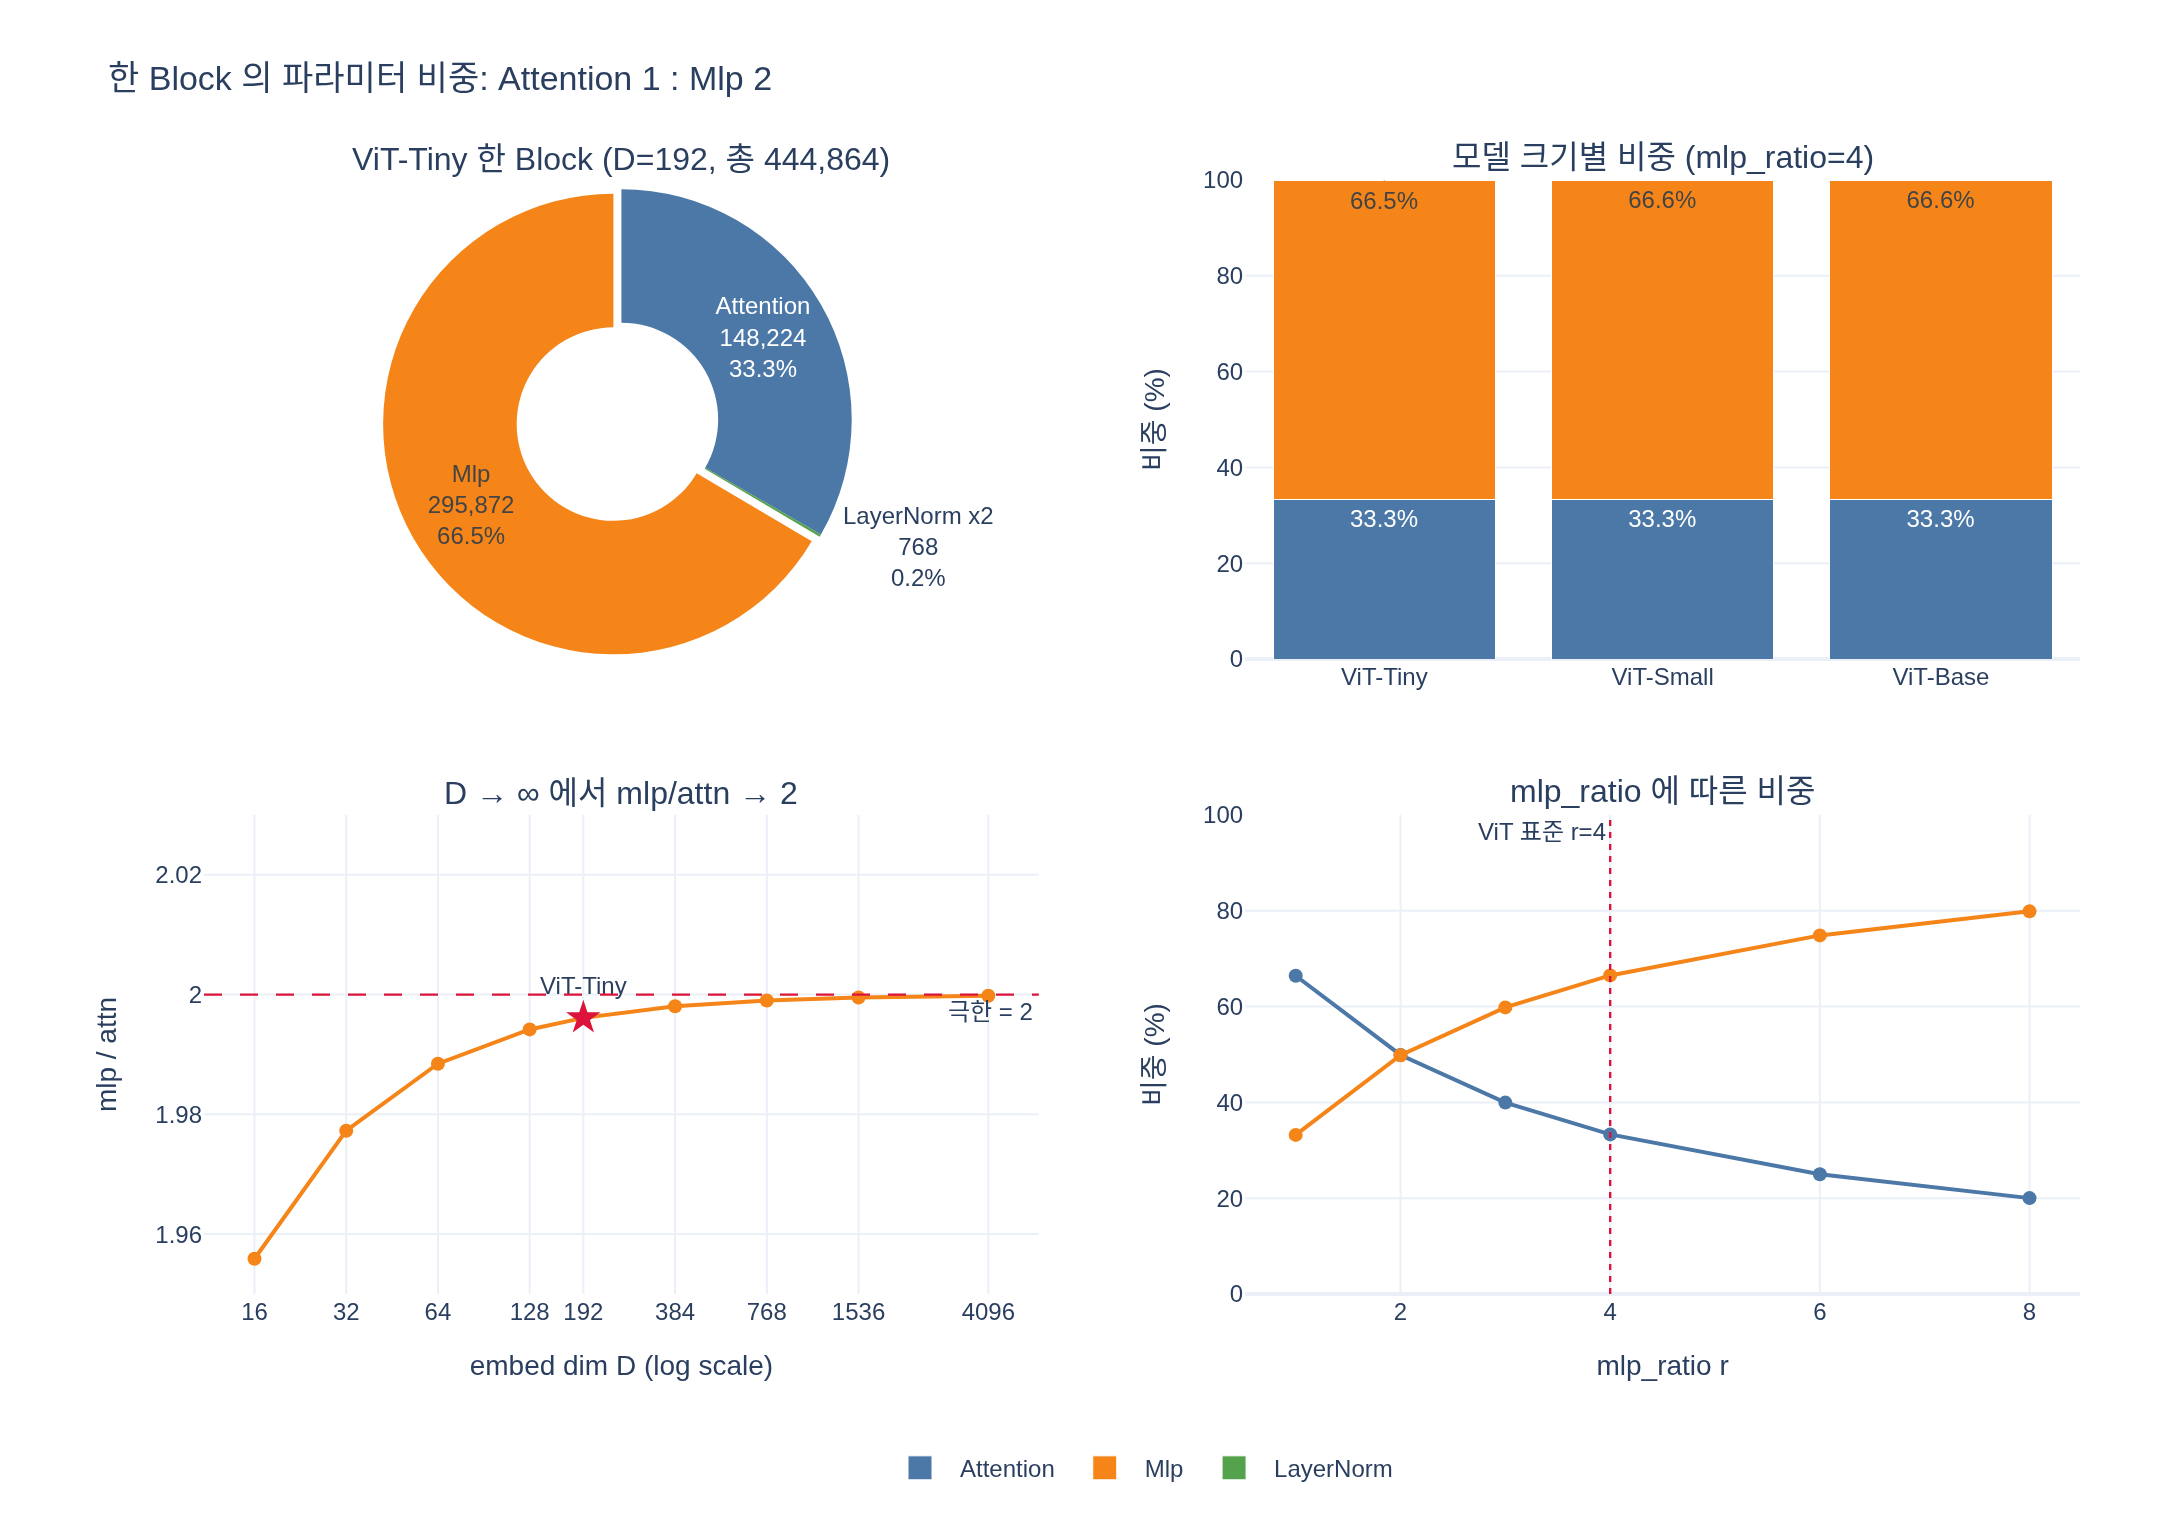

The script that drew this image:
# %% [markdown]
# # 한 `Block` 안에서 Attention과 Mlp의 파라미터 비중은?
#
# **한 줄 답**: ViT-Tiny($D=192$) 기준 **Attention 148,224 (33.3%)**,
# **Mlp 295,872 (66.5%)**, **LayerNorm 768 (0.2%)**.
# 즉 어텐션 $4D^2$ vs MLP $8D^2$ 이므로 **MLP가 블록의 약 2/3** 를 차지한다.
#
# 이 노트북에서 확인할 것:
#
# 1. 실제 DINO `Block` 을 만들어 하위 모듈별 파라미터 수를 세고 카드 숫자를 재현
# 2. 해석식 $4D^2+4D$ / $8D^2+5D$ / $4D$ 와 정확히 일치하는지 대조
# 3. $D \to \infty$ 에서 Mlp:Attention 비율이 $2:1$ 로 수렴함을 확인
# 4. `mlp_ratio` 를 바꾸면 비중이 어떻게 움직이는지
# 5. ViT-Tiny / Small / Base 세 크기의 비중 표

# %%
import sys
from pathlib import Path

import torch
import torch.nn as nn

# DINO 저장소를 import 경로에 추가 (스크립트 단독 실행 가능하도록)
DINO_ROOT = Path("/home/sungwoo/projects/swcho/dino")
if str(DINO_ROOT) not in sys.path:
    sys.path.insert(0, str(DINO_ROOT))

from vision_transformer import Attention, Block, Mlp  # noqa: E402

HERE = Path(__file__).resolve().parent if "__file__" in globals() else Path.cwd()


def _show(fig):
    try:
        from IPython import get_ipython
        if get_ipython() is not None:  # VSCode 셀/Jupyter에서만 렌더링
            fig.show()
    except ImportError:
        pass


def nparams(m: nn.Module) -> int:
    return sum(p.numel() for p in m.parameters())


torch.manual_seed(0)
print("torch", torch.__version__)
print("DINO  ", DINO_ROOT)
# 출력: torch 2.4.0+cu121
# 출력: DINO   /home/sungwoo/projects/swcho/dino

# %% [markdown]
# ## 1. 해석식부터
#
# `Block` 은 pre-norm residual 두 겹이다.
#
# $$
# \begin{aligned}
# x &\leftarrow x + \mathrm{Attn}(\mathrm{LN}_1(x)) \\
# x &\leftarrow x + \mathrm{Mlp}(\mathrm{LN}_2(x))
# \end{aligned}
# $$
#
# | 서브모듈 | 가중치 | 파라미터 수 |
# |---|---|---|
# | `attn.qkv` | $\mathbb{R}^{3D \times D}$ + bias $3D$ | $3D^2 + 3D$ |
# | `attn.proj` | $\mathbb{R}^{D \times D}$ + bias $D$ | $D^2 + D$ |
# | **`attn` 합** | | $\;\mathbf{4D^2 + 4D}$ |
# | `mlp.fc1` | $\mathbb{R}^{4D \times D}$ + bias $4D$ | $4D^2 + 4D$ |
# | `mlp.fc2` | $\mathbb{R}^{D \times 4D}$ + bias $D$ | $4D^2 + D$ |
# | **`mlp` 합** | | $\;\mathbf{8D^2 + 5D}$ |
# | `norm1`, `norm2` | 각 weight+bias $2D$ | $\;\mathbf{4D}$ |
# | **총합** | | $12D^2 + 13D$ |
#
# `drop_path` 는 파라미터가 0개(`DropPath`/`Identity`)이므로 집계에 기여하지 않는다.
#
# 어텐션의 head 분할은 **파라미터 수를 바꾸지 않는다** — $D$ 를 `num_heads` 개로 쪼개
# 쓸 뿐이라 `qkv`/`proj` 의 크기는 그대로다. 그래서 아래 숫자들은 `num_heads` 와 무관하다.

# %%
D, HEADS = 192, 3  # ViT-Tiny

block = Block(dim=D, num_heads=HEADS, mlp_ratio=4.0, qkv_bias=True,
              drop_path=0.1, norm_layer=lambda d: nn.LayerNorm(d, eps=1e-6))
block.eval()

rows = [(name, type(m).__name__, nparams(m)) for name, m in block.named_children()]
total = sum(n for _, _, n in rows)

print(f"ViT-Tiny Block (D={D}, num_heads={HEADS}, mlp_ratio=4)")
print(f"{'child':<11s}{'class':<12s}{'params':>10s}  {'비중':>7s}")
for name, cls, n in rows:
    print(f"{name:<11s}{cls:<12s}{n:>10,d}  {100*n/total:6.2f}%")
print(f"{'합계':<23s}{total:>10,d}  {100.0:6.2f}%")
# 출력: ViT-Tiny Block (D=192, num_heads=3, mlp_ratio=4)
# 출력: child      class           params       비중
# 출력: norm1      LayerNorm          384    0.09%
# 출력: attn       Attention      148,224   33.32%
# 출력: drop_path  DropPath             0    0.00%
# 출력: norm2      LayerNorm          384    0.09%
# 출력: mlp        Mlp            295,872   66.51%
# 출력: 합계                        444,864  100.00%

# %% [markdown]
# `norm1` + `norm2` 를 묶으면 카드의 세 숫자가 그대로 나온다.

# %%
n_attn = nparams(block.attn)
n_mlp = nparams(block.mlp)
n_ln = nparams(block.norm1) + nparams(block.norm2)
tot = n_attn + n_mlp + n_ln

print("카드 숫자 재현:")
for label, n in [("Attention", n_attn), ("Mlp", n_mlp), ("LayerNorm x2", n_ln)]:
    print(f"  {label:<13s}{n:>9,d}  ({100*n/tot:5.1f}%)")
print(f"  {'합계':<13s}{tot:>9,d}")

assert (n_attn, n_mlp, n_ln) == (148_224, 295_872, 768)
print("\n(148,224 / 295,872 / 768) 일치 ✔")
print(f"Mlp / Attention = {n_mlp / n_attn:.4f}   (≈ 2)")
# 출력: 카드 숫자 재현:
# 출력:   Attention      148,224  ( 33.3%)
# 출력:   Mlp            295,872  ( 66.5%)
# 출력:   LayerNorm x2       768  (  0.2%)
# 출력:   합계             444,864
# 출력:
# 출력: (148,224 / 295,872 / 768) 일치 ✔
# 출력: Mlp / Attention = 1.9961   (≈ 2)

# %% [markdown]
# ## 2. 텐서 하나하나로 분해
#
# 위의 33.3 : 66.5 가 어디서 오는지 파라미터 텐서 단위로 펼쳐 본다.

# %%
print(f"{'parameter':<18s}{'shape':<16s}{'numel':>10s}  해석식")
formula = {
    "attn.qkv.weight": "3D^2", "attn.qkv.bias": "3D",
    "attn.proj.weight": "D^2", "attn.proj.bias": "D",
    "mlp.fc1.weight": "4D^2", "mlp.fc1.bias": "4D",
    "mlp.fc2.weight": "4D^2", "mlp.fc2.bias": "D",
    "norm1.weight": "D", "norm1.bias": "D",
    "norm2.weight": "D", "norm2.bias": "D",
}
for name, p in block.named_parameters():
    print(f"{name:<18s}{str(tuple(p.shape)):<16s}{p.numel():>10,d}  {formula[name]}")
# 출력: parameter         shape                numel  해석식
# 출력: norm1.weight      (192,)                 192  D
# 출력: norm1.bias        (192,)                 192  D
# 출력: attn.qkv.weight   (576, 192)         110,592  3D^2
# 출력: attn.qkv.bias     (576,)                 576  3D
# 출력: attn.proj.weight  (192, 192)          36,864  D^2
# 출력: attn.proj.bias    (192,)                 192  D
# 출력: norm2.weight      (192,)                 192  D
# 출력: norm2.bias        (192,)                 192  D
# 출력: mlp.fc1.weight    (768, 192)         147,456  4D^2
# 출력: mlp.fc1.bias      (768,)                 768  4D
# 출력: mlp.fc2.weight    (192, 768)         147,456  4D^2
# 출력: mlp.fc2.bias      (192,)                 192  D

# %% [markdown]
# ## 3. 해석식과의 정확 대조
#
# $D$ 를 여러 값으로 바꿔가며 실측 `numel` 이 항상
# $4D^2+4D$ / $8D^2+5D$ / $4D$ 와 **정확히** 같은지 확인한다.

# %%
def counts_exact(d: int, mlp_ratio: float = 4.0, heads: int = 1):
    """실제 모듈을 만들어 (attn, mlp, ln) 파라미터 수를 센다."""
    a = Attention(d, num_heads=heads, qkv_bias=True)
    m = Mlp(in_features=d, hidden_features=int(d * mlp_ratio))
    ln = 2 * nparams(nn.LayerNorm(d))
    return nparams(a), nparams(m), ln


def counts_formula(d: int):
    return 4 * d * d + 4 * d, 8 * d * d + 5 * d, 4 * d


print(f"{'D':>6s}{'attn(실측)':>12s}{'attn(식)':>12s}"
      f"{'mlp(실측)':>12s}{'mlp(식)':>12s}{'ln':>7s}  일치")
for d in [64, 192, 384, 768, 1024]:
    a, m, l = counts_exact(d)
    fa, fm, fl = counts_formula(d)
    ok = (a, m, l) == (fa, fm, fl)
    print(f"{d:>6d}{a:>12,d}{fa:>12,d}{m:>12,d}{fm:>12,d}{l:>7,d}  {'✔' if ok else '✘'}")
    assert ok, d
print("\n모든 D 에서 해석식과 정확히 일치 ✔")
# 출력:      D    attn(실측)     attn(식)     mlp(실측)      mlp(식)     ln  일치
# 출력:     64      16,640      16,640      33,088      33,088    256  ✔
# 출력:    192     148,224     148,224     295,872     295,872    768  ✔
# 출력:    384     591,360     591,360   1,181,568   1,181,568  1,536  ✔
# 출력:    768   2,362,368   2,362,368   4,722,432   4,722,432  3,072  ✔
# 출력:   1024   4,198,400   4,198,400   8,393,728   8,393,728  4,096  ✔
# 출력:
# 출력: 모든 D 에서 해석식과 정확히 일치 ✔

# %% [markdown]
# ## 4. $D \to \infty$: 비율이 $1:2$ 로 수렴
#
# $$
# \frac{P_{\mathrm{mlp}}}{P_{\mathrm{attn}}}
# = \frac{8D^2 + 5D}{4D^2 + 4D}
# = \frac{8D + 5}{4D + 4} \;\xrightarrow[D \to \infty]{}\; 2
# $$
#
# 그리고 비중은
#
# $$
# \frac{P_{\mathrm{attn}}}{P_{\mathrm{block}}} = \frac{4D^2+4D}{12D^2+13D}
# \to \frac{1}{3},\qquad
# \frac{P_{\mathrm{mlp}}}{P_{\mathrm{block}}} \to \frac{2}{3},\qquad
# \frac{P_{\mathrm{ln}}}{P_{\mathrm{block}}} = \frac{4D}{12D^2+13D} \to 0 .
# $$
#
# bias 항 때문에 작은 $D$ 에서는 살짝 아래에서 접근한다.

# %%
D_SWEEP = [16, 32, 64, 128, 192, 384, 768, 1536, 4096]
sweep = []
for d in D_SWEEP:
    a, m, l = counts_formula(d)
    t = a + m + l
    sweep.append(dict(D=d, attn=a, mlp=m, ln=l, total=t,
                      p_attn=100 * a / t, p_mlp=100 * m / t, p_ln=100 * l / t,
                      ratio=m / a))

print(f"{'D':>6s}{'attn%':>9s}{'mlp%':>9s}{'ln%':>7s}{'mlp/attn':>10s}")
for r in sweep:
    print(f"{r['D']:>6d}{r['p_attn']:>9.3f}{r['p_mlp']:>9.3f}"
          f"{r['p_ln']:>7.3f}{r['ratio']:>10.4f}")
print(f"{'∞':>6s}{100/3:>9.3f}{200/3:>9.3f}{0.0:>7.3f}{2.0:>10.4f}  ← 극한")
# 출력:      D    attn%     mlp%    ln%  mlp/attn
# 출력:     16   33.171   64.878  1.951    1.9559
# 출력:     32   33.249   65.743  1.008    1.9773
# 출력:     64   33.291   66.197  0.512    1.9885
# 출력:    128   33.312   66.430  0.258    1.9942
# 출력:    192   33.319   66.508  0.173    1.9961
# 출력:    384   33.326   66.587  0.087    1.9981
# 출력:    768   33.330   66.627  0.043    1.9990
# 출력:   1536   33.332   66.647  0.022    1.9995
# 출력:   4096   33.333   66.659  0.008    1.9998
# 출력:      ∞   33.333   66.667  0.000    2.0000  ← 극한

# %% [markdown]
# 흥미로운 점: `attn%` 는 $D$ 와 거의 무관하게 33.3% 에 붙어 있는데,
# `mlp%` 는 아주 느리게 66.7% 로 올라간다. LayerNorm 이 $O(D)$ 라 사라지는 속도가
# $1/D$ 로 느리기 때문이다($4D / 12D^2 = 1/(3D)$).

# %% [markdown]
# ## 5. `mlp_ratio` 를 바꾸면?
#
# `mlp_ratio` $= r$ 이면 Mlp는 $2rD^2 + (r+1)D$ 가 되므로
#
# $$
# \frac{P_{\mathrm{mlp}}}{P_{\mathrm{attn}}} \approx \frac{2rD^2}{4D^2} = \frac{r}{2},
# \qquad
# \frac{P_{\mathrm{mlp}}}{P_{\mathrm{block}}} \approx \frac{2r}{4 + 2r} = \frac{r}{r+2}.
# $$
#
# ViT 표준인 $r=4$ 는 $4/6 = 2/3$ — 카드의 66.5% 가 여기서 나온다.
# $r=2$ 면 반반, $r=8$ 이면 MLP가 80% 다.

# %%
print(f"{'mlp_ratio':>10s}{'attn':>10s}{'mlp':>12s}{'attn%':>8s}{'mlp%':>8s}"
      f"{'mlp/attn':>10s}{'r/(r+2)':>9s}")
ratio_rows = []
for r in [1.0, 2.0, 3.0, 4.0, 6.0, 8.0]:
    a, m, l = counts_exact(D, mlp_ratio=r, heads=HEADS)
    t = a + m + l
    ratio_rows.append(dict(r=r, attn=a, mlp=m, ln=l, total=t,
                           p_attn=100 * a / t, p_mlp=100 * m / t))
    print(f"{r:>10.1f}{a:>10,d}{m:>12,d}{100*a/t:>8.2f}{100*m/t:>8.2f}"
          f"{m/a:>10.3f}{100*r/(r+2):>8.1f}%")
# 출력:  mlp_ratio      attn         mlp   attn%    mlp%  mlp/attn  r/(r+2)
# 출력:        1.0   148,224      74,112   66.44   33.22     0.500    33.3%
# 출력:        2.0   148,224     148,032   49.90   49.84     0.999    50.0%
# 출력:        3.0   148,224     221,952   39.96   59.83     1.497    60.0%
# 출력:        4.0   148,224     295,872   33.32   66.51     1.996    66.7%
# 출력:        6.0   148,224     443,712   25.01   74.86     2.994    75.0%
# 출력:        8.0   148,224     591,552   20.02   79.88     3.991    80.0%

# %% [markdown]
# ## 6. ViT-Tiny / Small / Base 비교
#
# DINO의 세 크기 모두 `mlp_ratio=4` 이므로 **비중(%)은 거의 동일**하고
# 절대 파라미터 수만 $D^2$ 로 커진다. 즉 "MLP가 2/3" 는 모델 크기에 무관한 성질이다.

# %%
CONFIGS = [("ViT-Tiny", 192, 3, 12), ("ViT-Small", 384, 6, 12), ("ViT-Base", 768, 12, 12)]

table = []
print(f"{'model':<11s}{'D':>5s}{'H':>4s}{'attn':>11s}{'mlp':>11s}{'ln':>6s}"
      f"{'block':>11s}{'attn%':>7s}{'mlp%':>7s}{'ln%':>6s}{'blocks합':>12s}")
for name, d, h, depth in CONFIGS:
    a, m, l = counts_exact(d, 4.0, h)
    t = a + m + l
    table.append(dict(name=name, D=d, attn=a, mlp=m, ln=l, total=t,
                      p_attn=100 * a / t, p_mlp=100 * m / t, p_ln=100 * l / t))
    print(f"{name:<11s}{d:>5d}{h:>4d}{a:>11,d}{m:>11,d}{l:>6,d}{t:>11,d}"
          f"{100*a/t:>7.2f}{100*m/t:>7.2f}{100*l/t:>6.2f}{t*depth:>12,d}")
# 출력: model          D   H       attn        mlp    ln      block  attn%   mlp%   ln%     blocks합
# 출력: ViT-Tiny     192   3    148,224    295,872   768    444,864  33.32  66.51  0.17   5,338,368
# 출력: ViT-Small    384   6    591,360  1,181,568 1,536  1,774,464  33.33  66.59  0.09  21,293,568
# 출력: ViT-Base     768  12  2,362,368  4,722,432 3,072  7,087,872  33.33  66.63  0.04  85,054,464

# %% [markdown]
# ### 실제 DINO ViT-Tiny 와 교차 검증
#
# 전체 모델에서 `blocks.*` 파라미터만 골라내면 위의 `blocks합` 과 맞아야 한다.

# %%
import vision_transformer as vits  # noqa: E402

vit_t = vits.vit_tiny(patch_size=16)
n_blocks = sum(p.numel() for n, p in vit_t.named_parameters() if n.startswith("blocks."))
n_all = sum(p.numel() for p in vit_t.parameters())

print(f"vit_tiny blocks 파라미터 : {n_blocks:,}")
print(f"12 x Block 이론값        : {444_864 * 12:,}")
print(f"전체 모델               : {n_all:,}  (blocks 비중 {100*n_blocks/n_all:.1f}%)")
assert n_blocks == 444_864 * 12
print("\n일치 ✔  → 블록 파라미터의 2/3 는 곧 backbone 파라미터의 약 2/3 이다")
# 출력: vit_tiny blocks 파라미터 : 5,338,368
# 출력: 12 x Block 이론값        : 5,338,368
# 출력: 전체 모델               : 5,524,416  (blocks 비중 96.6%)
# 출력:
# 출력: 일치 ✔  → 블록 파라미터의 2/3 는 곧 backbone 파라미터의 약 2/3 이다

# %% [markdown]
# ## 7. 시각화
#
# - (좌상) ViT-Tiny 한 블록의 모듈별 비중 파이
# - (우상) Tiny/Small/Base 누적 막대 (비중이 크기와 무관함)
# - (좌하) $D$ 에 따른 `mlp/attn` 비율의 $2$ 수렴
# - (우하) `mlp_ratio` 에 따른 비중 변화

# %%
import plotly.graph_objects as go  # noqa: E402
from plotly.subplots import make_subplots  # noqa: E402

C_ATTN, C_MLP, C_LN = "#4C78A8", "#F58518", "#54A24B"

fig = make_subplots(
    rows=2, cols=2,
    specs=[[{"type": "domain"}, {"type": "xy"}], [{"type": "xy"}, {"type": "xy"}]],
    subplot_titles=(
        f"ViT-Tiny 한 Block (D={D}, 총 {tot:,})",
        "모델 크기별 비중 (mlp_ratio=4)",
        "D → ∞ 에서 mlp/attn → 2",
        "mlp_ratio 에 따른 비중",
    ),
    vertical_spacing=0.14, horizontal_spacing=0.11,
)

# (1) 파이
fig.add_trace(go.Pie(
    labels=["Attention", "Mlp", "LayerNorm x2"],
    values=[n_attn, n_mlp, n_ln],
    marker=dict(colors=[C_ATTN, C_MLP, C_LN]),
    texttemplate="%{label}<br>%{value:,}<br>%{percent:.1%}",
    insidetextorientation="horizontal", showlegend=False,
    hole=0.42, sort=False, pull=[0, 0.04, 0],
), row=1, col=1)

# (2) 모델 크기별 누적 막대(비중)
names = [t["name"] for t in table]
for key, label, color in [("p_attn", "Attention", C_ATTN),
                          ("p_mlp", "Mlp", C_MLP),
                          ("p_ln", "LayerNorm", C_LN)]:
    fig.add_trace(go.Bar(
        x=names, y=[t[key] for t in table], name=label,
        marker_color=color, legendgroup=label,
        text=[f"{t[key]:.1f}%" for t in table], textposition="inside",
        hovertemplate="%{x} · " + label + ": %{y:.2f}%<extra></extra>",
    ), row=1, col=2)

# (3) mlp/attn 비율 수렴
fig.add_trace(go.Scatter(
    x=[r["D"] for r in sweep], y=[r["ratio"] for r in sweep],
    mode="lines+markers", name="mlp/attn", line=dict(color=C_MLP, width=2),
    marker=dict(size=7), showlegend=False,
    hovertemplate="D=%{x}: %{y:.4f}<extra></extra>",
), row=2, col=1)
fig.add_hline(y=2.0, line=dict(color="crimson", dash="dash", width=1.2),
              annotation_text="극한 = 2", annotation_position="bottom right",
              row=2, col=1, exclude_empty_subplots=False)
fig.add_trace(go.Scatter(
    x=[D], y=[n_mlp / n_attn], mode="markers+text",
    marker=dict(size=13, color="crimson", symbol="star"),
    text=["ViT-Tiny"], textposition="top center", showlegend=False,
    hovertemplate="ViT-Tiny D=192: %{y:.4f}<extra></extra>",
), row=2, col=1)

# (4) mlp_ratio 에 따른 비중
rs = [r["r"] for r in ratio_rows]
for key, label, color in [("p_attn", "Attention", C_ATTN), ("p_mlp", "Mlp", C_MLP)]:
    fig.add_trace(go.Scatter(
        x=rs, y=[r[key] for r in ratio_rows], mode="lines+markers",
        name=label, legendgroup=label, showlegend=False,
        line=dict(color=color, width=2), marker=dict(size=7),
        hovertemplate="r=%{x}: " + label + " %{y:.1f}%<extra></extra>",
    ), row=2, col=2)
fig.add_vline(x=4.0, line=dict(color="crimson", dash="dot", width=1.2),
              annotation_text="ViT 표준 r=4", annotation_position="top left",
              row=2, col=2, exclude_empty_subplots=False)

fig.update_xaxes(title_text="", row=1, col=2)
fig.update_yaxes(title_text="비중 (%)", range=[0, 100], row=1, col=2)
fig.update_xaxes(title_text="embed dim D (log scale)", type="log",
                 tickmode="array", tickvals=D_SWEEP,
                 ticktext=[str(d) for d in D_SWEEP], row=2, col=1)
fig.update_yaxes(title_text="mlp / attn", range=[1.95, 2.03], row=2, col=1)
fig.update_xaxes(title_text="mlp_ratio r", row=2, col=2)
fig.update_yaxes(title_text="비중 (%)", range=[0, 100], row=2, col=2)

fig.update_layout(
    barmode="stack", height=760, width=1080,
    title_text="한 Block 의 파라미터 비중: Attention 1 : Mlp 2",
    legend=dict(orientation="h", y=-0.13, x=0.5, xanchor="center"),
    margin=dict(t=90, b=110, l=70, r=40),
    template="plotly_white",
)

_show(fig)

png_path = HERE / "expy.png"
fig.write_image(str(png_path), scale=2)  # kaleido 필요
print(f"saved: {png_path}  ({png_path.stat().st_size:,} bytes)")
# 출력: saved: /home/sungwoo/projects/swcho/dino/fm/vit/.fm/hints/e2c13b6e-709a-4aef-bd17-5fd174ea2347/expy.png  (273,030 bytes)

# %% [markdown]
# ## 정리
#
# | 항목 | 파라미터 | ViT-Tiny($D=192$) | 비중 |
# |---|---|---|---|
# | `attn` (`qkv` + `proj`) | $4D^2 + 4D$ | **148,224** | **33.3%** |
# | `mlp` (`fc1` + `fc2`, $r=4$) | $8D^2 + 5D$ | **295,872** | **66.5%** |
# | `norm1` + `norm2` | $4D$ | **768** | **0.2%** |
# | 합계 | $12D^2 + 13D$ | 444,864 | 100% |
#
# - **MLP가 어텐션의 2배** — $8D^2$ vs $4D^2$. 이 1:2 는 `mlp_ratio=4` 의 직접적 결과다.
# - LayerNorm은 $O(D)$ 라 사실상 무시할 수 있다(0.2%, $D$ 가 커지면 더 작아진다).
# - `num_heads` 는 파라미터 수에 영향이 없다 — $D$ 를 나눠 쓸 뿐이다.
# - 다만 **파라미터 비중 ≠ FLOPs 비중**: 어텐션은 $N^2$ 항($QK^\top$, $AV$)이 추가로 있어
#   토큰 수 $N$ 이 커지면 계산량 비중이 MLP를 넘어선다. 파라미터로는 항상 MLP가 2/3 다.
